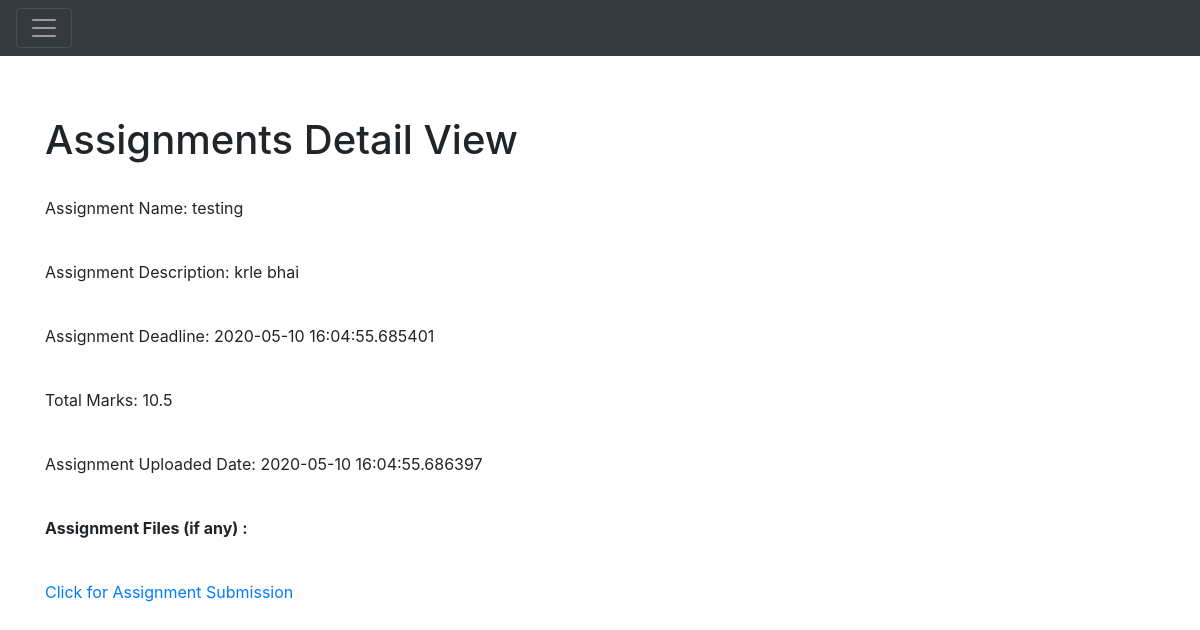
Before: /assignments/detail/1 with the older database file.
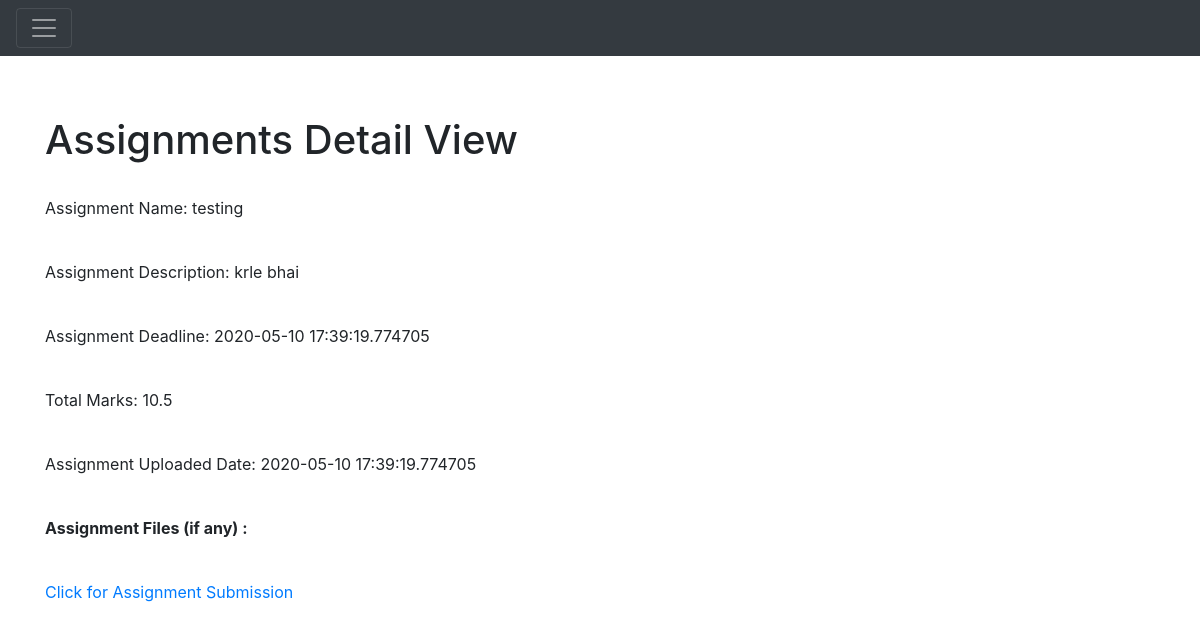
After: the same page with the newer database file.
### Application/models.py (models this page shows)
class Assignment(db.Model):
    __tablename__ = "assignments"
    assignmentId = db.Column(
        db.Integer,
        primary_key=True,
        autoincrement=True
    )
    assignmentName = db.Column(
        db.String(120),
        nullable=False
    )
    assignmentDesc = db.Column(
        db.String(255),
        nullable=False
    )
    assignmentDeadline = db.Column(
        db.DateTime
    )
    courseId = db.Column(db.Integer, db.ForeignKey('courses.courseId'))
    course = relationship("Course", backref="assignments")
    totalMarks = db.Column(db.Float, nullable=False)
    uploadDateTime = db.Column(db.DateTime, nullable=False)

### Application/assignments.py (the view)
@app.route('/assignments/detail/<id>', methods=['GET'])
def getAssignmentDetailById(id):
    assignment = models.Assignment.query.filter_by(assignmentId=id).first()
    if not assignment:
        flash('Assignment did not exist')
        return redirect('/home')
    return render_template('assignment.html', assignment=assignment)

### Application/templates/assignment.html (shortened to what this page needs)
{% extends 'main.html' %}
{% block head %}
{{ super() }}
{% endblock %}
{% block body %}
{{ super() }}
<div class="container" style="margin-top: 5%">
    <h1>Assignments Detail View</h1>
    <div>
        <br>
        <p> Assignment Name: {{ assignment.assignmentName }}</p>
        <br>
        <p> Assignment Description: {{ assignment.assignmentDesc }}</p>
        <br>
        <p> Assignment Deadline: {{ assignment.assignmentDeadline }}</p>
        <br>
        <p> Total Marks: {{ assignment.totalMarks }}</p>
        <br>
        <p> Assignment Uploaded Date: {{ assignment.uploadDateTime }}</p>
        <br>
        <p><b>Assignment Files (if any) :</b></p>
        <br>
        <a href= {{ url_for('assignmentSubmission',id=assignment.assignmentId) }}>Click for Assignment Submission</a>
    </div>
</div>
{% endblock %}

Changed rows visible on the page:
changed Assignment "testing": assignmentDeadline "2020-05-10 16:04:55.685401" → "2020-05-10 17:39:19.774705"; uploadDateTime "2020-05-10 16:04:55.686397" → "2020-05-10 17:39:19.774705"
